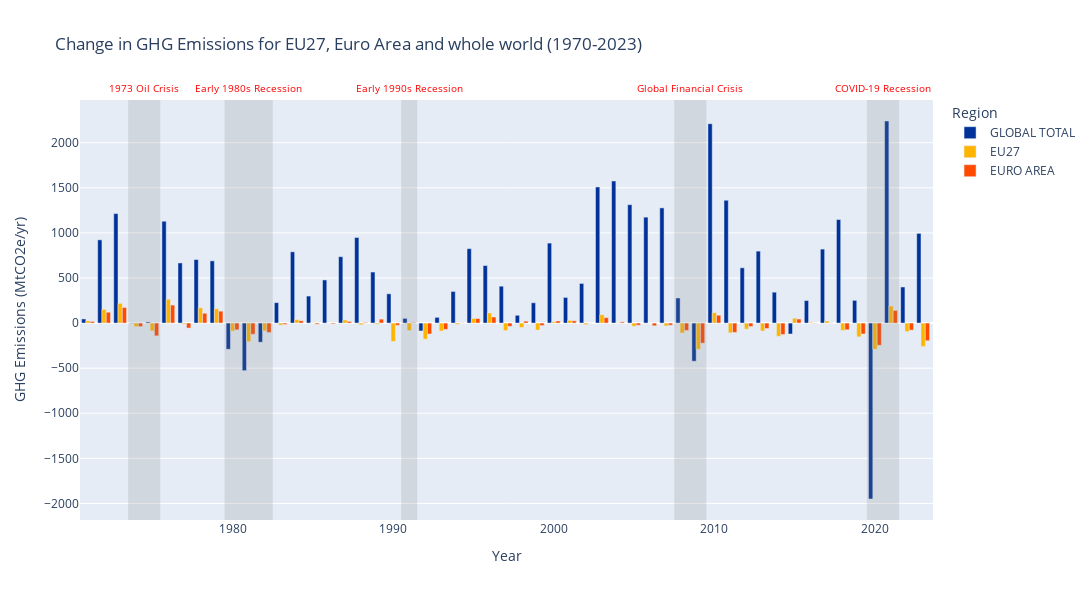

The cell this chart's notebook holds for it:
### Markdown cell above
### Chart 1
First, we compute the growth from the emission totals by differentiating. We cannot get information from the first period, as no data is present for 1969. Then, we plot the first chart

### Code cell
recessions = [
    {"start": "1973", "end": "1975", "name": "1973 Oil Crisis"},
    {"start": "1979", "end": "1982", "name": "Early 1980s Recession"},
    {"start": "1990", "end": "1991", "name": "Early 1990s Recession"},
    {"start": "2007", "end": "2009", "name": "Global Financial Crisis"},
    {"start": "2019", "end": "2021", "name": "COVID-19 Recession"}
]


# GHG growth from one year to the next
GHG_growth_by_country = GHG_totals_by_country.drop(columns='Country').diff(periods=1, axis=1).iloc[:, 1:]
GHG_growth_by_country.insert(0, 'Country', GHG_totals_by_country.Country)
# Filter required columns 
df = GHG_growth_by_country.loc[['GLOBAL TOTAL', 'EU27', 'EURO AREA']]
# # Plot (built-in function)
# df = df.set_index('Country')
# plt = df.T.plot(kind='bar', figsize=(18, 10), color={'GLOBAL TOTAL': '#003299', 'EU27': '#FFB400',  'EURO AREA':'#FF4B00', 'United States': '#65B800'}, grid=True)
# plt.axhline(0, color='k', linestyle='dashed')
# Melt
df_long = df.melt(id_vars=["Country"], var_name="Year", value_name="Emissions")

fig = px.bar(
    df_long,
    x="Year",                # Year on the x-axis
    y="Emissions",              # Emissions on the y-axis
    color="Country",       # Use income group for color differentiation
    title="Change in GHG Emissions for EU27, Euro Area and whole world (1970-2023)",
    labels={"Country": "Region", "Emissions": "GHG Emissions (MtCO2e/yr)"},  # Axis labels
    color_discrete_sequence=COLORS,
    barmode="group",             # Grouped bars for each year
    height = 600,
    width = 1350
)


# Add shaded rectangles and annotations for recessions
for recession in recessions:
    # Add shaded rectangle
    fig.add_shape(
        type="rect",
        x0=recession["start"]+'.5',
        x1=recession["end"]+'.5',
        y0=0,
        y1=1,  
        xref="x",
        yref="paper",
        fillcolor="rgba(128, 128, 128, 0.2)",  # Transparent red
        line=dict(width=0)  # No border
    )
    
    # Add annotation
    fig.add_annotation(
        x=(int(recession["start"]) + int(recession["end"])) / 2 +0.5,  # Midpoint of the recession
        y=1.05,  # Slightly above the top of the chart
        xref="x",
        yref="paper",
        text=recession["name"],
        showarrow=False,
        font=dict(size=10, color="red")
    )
# Export chart
fig.write_image('./pdf/Chart1.pdf')
# Show the chart
fig.show()

### Figure 1 — Plotly figure (JSON) as saved in the notebook; plotly's stock layout.template omitted (floating-point values rounded to 4 significant figures)
{"data": [{"alignmentgroup": "True", "hovertemplate": "Region=GLOBAL TOTAL<br>Year=%{x}<br>GHG Emissions (MtCO2e/yr)=%{y}<extra></extra>", "legendgroup": "GLOBAL TOTAL", "marker": {"color": "#003299", "pattern": {"shape": ""}}, "name": "GLOBAL TOTAL", "offsetgroup": "GLOBAL TOTAL", "orientation": "v", "showlegend": true, "textposition": "auto", "type": "bar", "x": [1971, 1972, 1973, 1974, 1975, 1976, 1977, 1978, 1979, 1980, 1981, 1982, 1983, 1984, 1985, 1986, 1987, 1988, 1989, 1990, 1991, 1992, 1993, 1994, 1995, 1996, 1997, 1998, 1999, 2000, 2001, 2002, 2003, 2004, 2005, 2006, 2007, 2008, 2009, 2010, 2011, 2012, 2013, 2014, 2015, 2016, 2017, 2018, 2019, 2020, 2021, 2022, 2023], "xaxis": "x", "y": [45.66, 922.9, 1214.0, -3.27, 12.36, 1129.0, 666.8, 704.4, 690.1, -290.3, -527.2, -211.8, 226.8, 790.2, 299.5, 478.3, 735.9, 949.1, 566.0, 324.6, 52.48, -87.46, 63.25, 350.8, 825.2, 637.8, 408.9, 86.08, 225.1, 886.8, 284.4, 439.3, 1510.0, 1576.0, 1313.0, 1175.0, 1277.0, 278.4, -422.9, 2210.0, 1362.0, 613.0, 797.9, 342.3, -121.4, 249.7, 820.3, 1148.0, 251.7, -1951.0, 2241.0, 400.2, 994.4], "yaxis": "y"}, {"alignmentgroup": "True", "hovertemplate": "Region=EU27<br>Year=%{x}<br>GHG Emissions (MtCO2e/yr)=%{y}<extra></extra>", "legendgroup": "EU27", "marker": {"color": "#FFB400", "pattern": {"shape": ""}}, "name": "EU27", "offsetgroup": "EU27", "orientation": "v", "showlegend": true, "textposition": "auto", "type": "bar", "x": [1971, 1972, 1973, 1974, 1975, 1976, 1977, 1978, 1979, 1980, 1981, 1982, 1983, 1984, 1985, 1986, 1987, 1988, 1989, 1990, 1991, 1992, 1993, 1994, 1995, 1996, 1997, 1998, 1999, 2000, 2001, 2002, 2003, 2004, 2005, 2006, 2007, 2008, 2009, 2010, 2011, 2012, 2013, 2014, 2015, 2016, 2017, 2018, 2019, 2020, 2021, 2022, 2023], "xaxis": "x", "y": [24.48, 151.8, 218.7, -40.14, -87.49, 264.0, -11.27, 169.3, 159.3, -88.67, -205.9, -86.37, -22.48, 39.66, 3.398, -1.711, 34.44, -18.95, -12.14, -204.0, -82.7, -178.6, -88.0, -13.76, 50.4, 112.1, -82.25, -48.8, -77.64, 13.41, 29.9, -17.12, 92.05, 3.195, -35.91, -0.2823, -32.28, -110.2, -290.8, 115.3, -108.6, -67.02, -87.57, -146.6, 54.2, 9.648, 22.89, -81.61, -152.6, -289.7, 188.7, -94.71, -260.5], "yaxis": "y"}, {"alignmentgroup": "True", "hovertemplate": "Region=EURO AREA<br>Year=%{x}<br>GHG Emissions (MtCO2e/yr)=%{y}<extra></extra>", "legendgroup": "EURO AREA", "marker": {"color": "#FF4B00", "pattern": {"shape": ""}}, "name": "EURO AREA", "offsetgroup": "EURO AREA", "orientation": "v", "showlegend": true, "textposition": "auto", "type": "bar", "x": [1971, 1972, 1973, 1974, 1975, 1976, 1977, 1978, 1979, 1980, 1981, 1982, 1983, 1984, 1985, 1986, 1987, 1988, 1989, 1990, 1991, 1992, 1993, 1994, 1995, 1996, 1997, 1998, 1999, 2000, 2001, 2002, 2003, 2004, 2005, 2006, 2007, 2008, 2009, 2010, 2011, 2012, 2013, 2014, 2015, 2016, 2017, 2018, 2019, 2020, 2021, 2022, 2023], "xaxis": "x", "y": [17.98, 120.4, 173.0, -38.8, -141.7, 199.5, -55.35, 108.8, 132.0, -74.92, -124.5, -105.1, -14.45, 25.62, -12.04, -9.197, 18.26, 6.967, 43.87, -24.33, 5.407, -121.1, -70.17, 2.254, 50.01, 67.34, -36.17, 21.31, -27.81, 23.32, 25.09, 1.142, 60.07, 12.79, -23.56, -30.52, -23.75, -81.73, -223.0, 86.88, -103.6, -38.21, -60.15, -127.2, 44.8, -2.766, 2.208, -74.47, -121.0, -246.7, 139.8, -78.19, -195.7], "yaxis": "y"}], "layout": {"annotations": [{"font": {"color": "red", "size": 10}, "showarrow": false, "text": "1973 Oil Crisis", "x": 1974.0, "xref": "x", "y": 1.05, "yref": "paper"}, {"font": {"color": "red", "size": 10}, "showarrow": false, "text": "Early 1980s Recession", "x": 1981, "xref": "x", "y": 1.05, "yref": "paper"}, {"font": {"color": "red", "size": 10}, "showarrow": false, "text": "Early 1990s Recession", "x": 1991, "xref": "x", "y": 1.05, "yref": "paper"}, {"font": {"color": "red", "size": 10}, "showarrow": false, "text": "Global Financial Crisis", "x": 2008.0, "xref": "x", "y": 1.05, "yref": "paper"}, {"font": {"color": "red", "size": 10}, "showarrow": false, "text": "COVID-19 Recession", "x": 2020.0, "xref": "x", "y": 1.05, "yref": "paper"}], "barmode": "group", "height": 600, "legend": {"title": {"text": "Region"}, "tracegroupgap": 0}, "shapes": [{"fillcolor": "rgba(128, 128, 128, 0.2)", "line": {"width": 0}, "type": "rect", "x0": "1973.5", "x1": "1975.5", "xref": "x", "y0": 0, "y1": 1, "yref": "paper"}, {"fillcolor": "rgba(128, 128, 128, 0.2)", "line": {"width": 0}, "type": "rect", "x0": "1979.5", "x1": "1982.5", "xref": "x", "y0": 0, "y1": 1, "yref": "paper"}, {"fillcolor": "rgba(128, 128, 128, 0.2)", "line": {"width": 0}, "type": "rect", "x0": "1990.5", "x1": "1991.5", "xref": "x", "y0": 0, "y1": 1, "yref": "paper"}, {"fillcolor": "rgba(128, 128, 128, 0.2)", "line": {"width": 0}, "type": "rect", "x0": "2007.5", "x1": "2009.5", "xref": "x", "y0": 0, "y1": 1, "yref": "paper"}, {"fillcolor": "rgba(128, 128, 128, 0.2)", "line": {"width": 0}, "type": "rect", "x0": "2019.5", "x1": "2021.5", "xref": "x", "y0": 0, "y1": 1, "yref": "paper"}], "title": {"text": "Change in GHG Emissions for EU27, Euro Area and whole world (1970-2023)"}, "width": 1350, "xaxis": {"anchor": "y", "domain": [0, 1], "title": {"text": "Year"}}, "yaxis": {"anchor": "x", "domain": [0, 1], "title": {"text": "GHG Emissions (MtCO2e/yr)"}}}}
